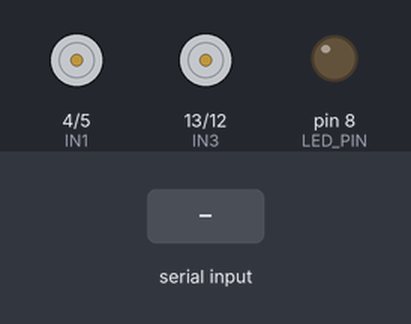
This sketch was run on a simulated Arduino Uno, built with avr-gcc and run on an emulated ATmega328P. Shown: motor-driver pin pairs drawn as motors (green arrow = first pin HIGH = forward, orange = second pin HIGH = backward, longer = more drive, scaled by the enable pin), output pins drawn as LEDs (lit = HIGH). The inputs (shaded band) are chosen by the test bench.

Above: at 1.2 s.
1.3 s: "STOP,1\n" received over Serial
At 2.5 s:
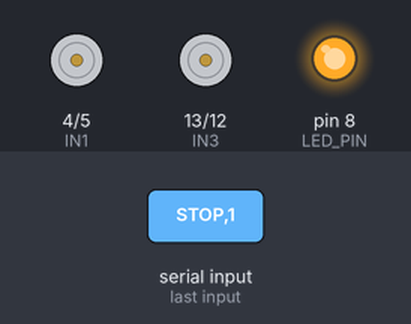
2.8 s: "200\n" received over Serial
At 3.9 s:
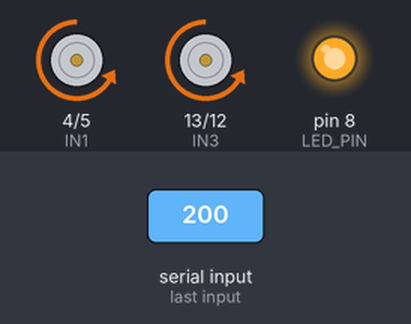
4.8 s: "STOP,0\n" received over Serial
At 6.9 s:
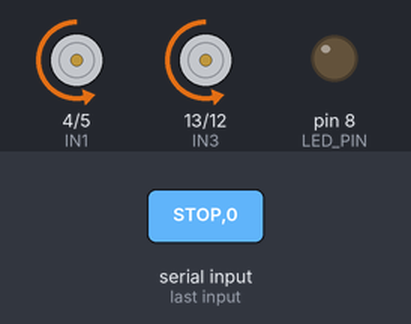
Timing chart, 0 to 9.2 s (numbered marks = the images above; inputs shaded):
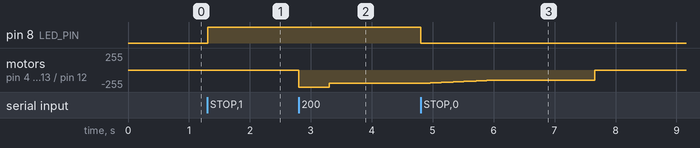

Measured:
- after the input at 1.3 s, pin 8 (LED_PIN): LOW → HIGH at once
- after the input at 2.8 s, motor on pin 4 (IN1) / pin 5 (IN2), motor on pin 13 (IN3) / pin 12 (IN4): stopped → backward 255/255 at once, → backward 200/255 0.50 s later
- after the input at 4.8 s, pin 8 (LED_PIN): HIGH → LOW at once; motor on pin 4 (IN1) / pin 5 (IN2), motor on pin 13 (IN3) / pin 12 (IN4): moves from backward 200/255 to stopped over 2.8 s, starting at once

The sketch:

01_motor_full_pwm_debug.ino
```cpp
const int ENA = 3;
const int IN1 = 4;
const int IN2 = 5;
const int IN3 = 13;
const int IN4 = 12;
const int ENB = 11;

const int LED_PIN = 8;   // E 상태 표시 LED

String rxBuffer = "";

int targetSpeed = 0;     // Jetson sends PWM: 100~255, STOP, or PWM,E
float currentSpeed = 0;  // Actual applied speed

int E = 0;               // E=1이면 LED ON, E=0이면 LED OFF

unsigned long lastUpdateMs = 0;
unsigned long boostStartMs = 0;

const float DECEL_RATE = 40.0;   // PWM per second
const int MIN_DRIVE_PWM = 150;
const int START_BOOST_PWM = 255;
const unsigned long START_BOOST_MS = 500;

bool startBoostActive = false;

void setup() {
  pinMode(ENA, OUTPUT);
  pinMode(IN1, OUTPUT);
  pinMode(IN2, OUTPUT);
  pinMode(IN3, OUTPUT);
  pinMode(IN4, OUTPUT);
  pinMode(ENB, OUTPUT);

  pinMode(LED_PIN, OUTPUT);
  digitalWrite(LED_PIN, LOW);

  Serial.begin(9600);
  stopCar();
  lastUpdateMs = millis();
}

void loop() {
  readSerialInput();
  updateSpeed();
  applyMotor();
  applyLed();
}

void readSerialInput() {
  while (Serial.available() > 0) {
    char c = Serial.read();

    if (c == '\n' || c == '\r') {
      if (rxBuffer.length() > 0) {
        rxBuffer.trim();
        parseCommand(rxBuffer);
        rxBuffer = "";
      }
    } else {
      rxBuffer += c;
    }
  }
}

void parseCommand(String cmd) {
  cmd.trim();

  int commaIndex = cmd.indexOf(',');

  String pwmPart = cmd;
  String ePart = "";

  // 예: "150,1" 또는 "STOP,0"
  if (commaIndex != -1) {
    pwmPart = cmd.substring(0, commaIndex);
    ePart = cmd.substring(commaIndex + 1);

    pwmPart.trim();
    ePart.trim();
  }

  // E값 처리
  if (ePart.length() > 0) {
    int eValue = ePart.toInt();

    if (eValue == 1) {
      E = 1;
    } else {
      E = 0;
    }
  }

  // PWM 또는 STOP 처리
  if (pwmPart.equalsIgnoreCase("STOP")) {
    setTargetSpeed(0);
  } else {
    int value = pwmPart.toInt();

    if (value >= 100 && value <= 255) {
      setTargetSpeed(value);
    } else if (value == 0) {
      setTargetSpeed(0);
    }
  }
}

void setTargetSpeed(int value) {
  bool startingFromStop = (targetSpeed == 0 && currentSpeed <= 0 && value > 0);

  targetSpeed = value;

  if (startingFromStop) {
    startBoostActive = true;
    boostStartMs = millis();
  }

  if (targetSpeed == 0) {
    startBoostActive = false;
  }
}

void updateSpeed() {
  unsigned long now = millis();
  float dt = (now - lastUpdateMs) / 1000.0;
  if (dt <= 0) return;
  lastUpdateMs = now;

  if (targetSpeed > currentSpeed) {
    currentSpeed = targetSpeed;
  } else if (targetSpeed < currentSpeed) {
    currentSpeed -= DECEL_RATE * dt;

    if (currentSpeed < targetSpeed) {
      currentSpeed = targetSpeed;
    }
  }

  if (currentSpeed < 100 && targetSpeed == 0) {
    currentSpeed = 0;
  }
}

void applyMotor() {
  int pwm = (int)currentSpeed;

  if (pwm <= 0) {
    stopCar();
    return;
  }

  int drivePwm = pwm;

  if (drivePwm > 0 && drivePwm < MIN_DRIVE_PWM) {
    drivePwm = MIN_DRIVE_PWM;
  }

  if (startBoostActive) {
    if (millis() - boostStartMs < START_BOOST_MS) {
      drivePwm = START_BOOST_PWM;
    } else {
      startBoostActive = false;
    }
  }

  setForwardDirection();

  analogWrite(ENA, drivePwm);
  analogWrite(ENB, drivePwm);
}

void applyLed() {
  if (E == 1) {
    digitalWrite(LED_PIN, HIGH);
  } else {
    digitalWrite(LED_PIN, LOW);
  }
}

void setForwardDirection() {
  digitalWrite(IN1, LOW);
  digitalWrite(IN2, HIGH);
  digitalWrite(IN3, LOW);
  digitalWrite(IN4, HIGH);
}

void stopCar() {
  analogWrite(ENA, 0);
  analogWrite(ENB, 0);

  digitalWrite(IN1, LOW);
  digitalWrite(IN2, LOW);
  digitalWrite(IN3, LOW);
  digitalWrite(IN4, LOW);
}
```
